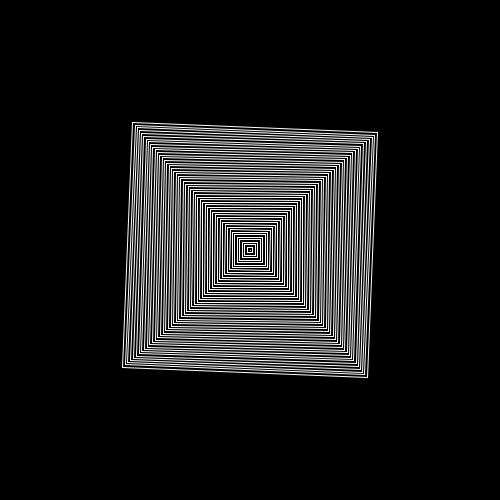
Frame 1 (no input)
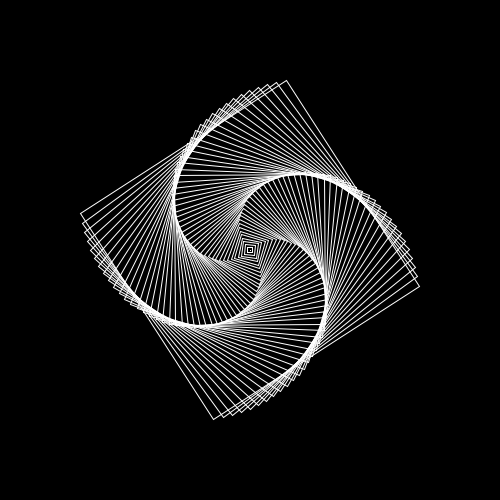
Frame 60 (the mouse pressed at the canvas centre just before this capture)
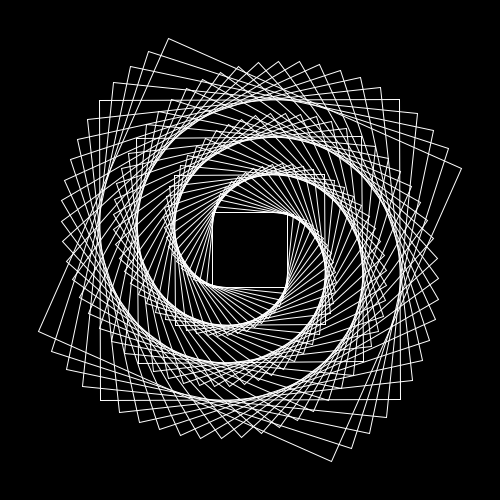
Frame 120 (the mouse held since frame 60 and released just before this capture)

The Processing sketch that drew these frames (run headless with seeded random() and noise(); from frame 60 on, the mouse is pressed at the canvas centre):

// Processing sketch: video4c
// ── video4c.pde
float angle;
float a = 0.0;
float inc = TWO_PI/25.0;

void setup() {
  size(500, 500);
  smooth();
}

void draw() {
  float bg = 0;
  background(bg, bg, bg);
  for (int i=0; i<(width/10); i++) {
    float col=1;
    col += 50;
    cuadrado(i*5+sin(a)*.05, i*.001, 255-(sin(a)*1000.0));
    a = a + inc;
    fill(255, 20);
    //ellipse(width/2,height/2,10+(sin(a)*25)*(sin(a)*.05),10+(sin(a)*25)*(sin(a)*.05));
  }
}

void cuadrado(float size, float ang, float filler) {
  pushMatrix();
  float ratonX = map(mouseX, 0, width, 0, 150);
  float ratonY = map(mouseY, 0, height, 0, 150);
  translate(width/2, height/2);
  noFill();
  stroke(255);
  angle += 1;
  rotate(radians(angle*ang));
  //fill(filler, 10);
  rectMode(CENTER);
  //noStroke();
  rect(0, 0, size+ratonX, size+ratonX);
  popMatrix();
}
